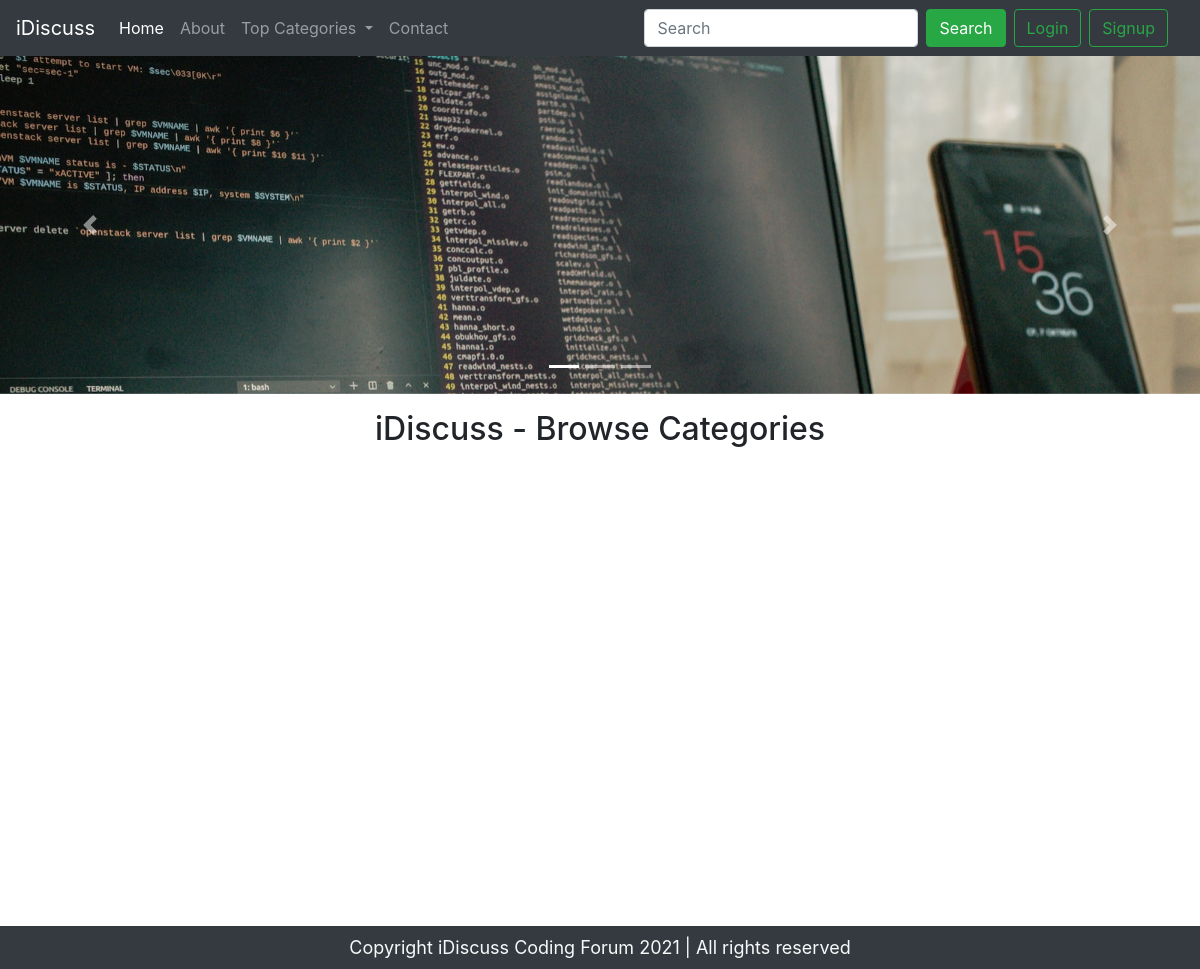
Before: / with the older database file.
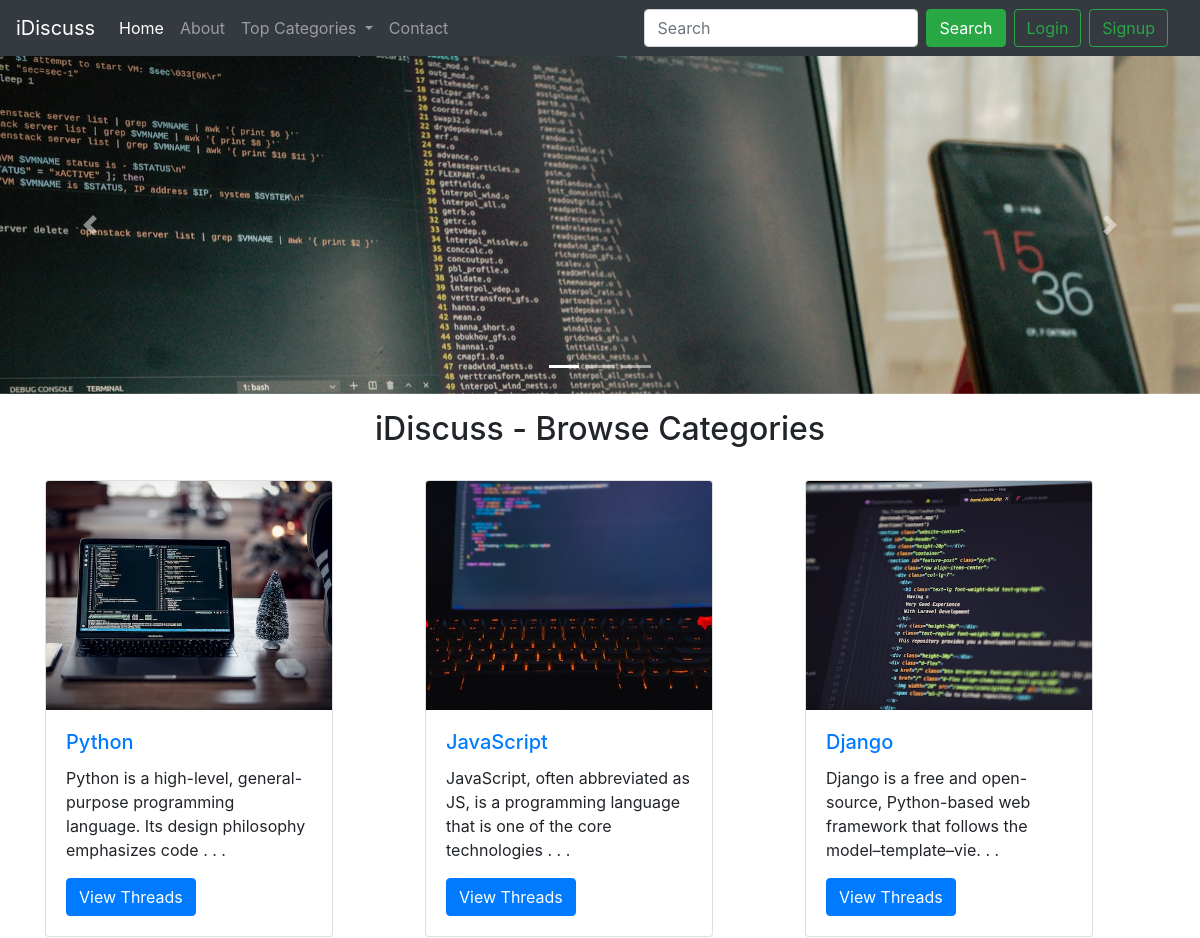
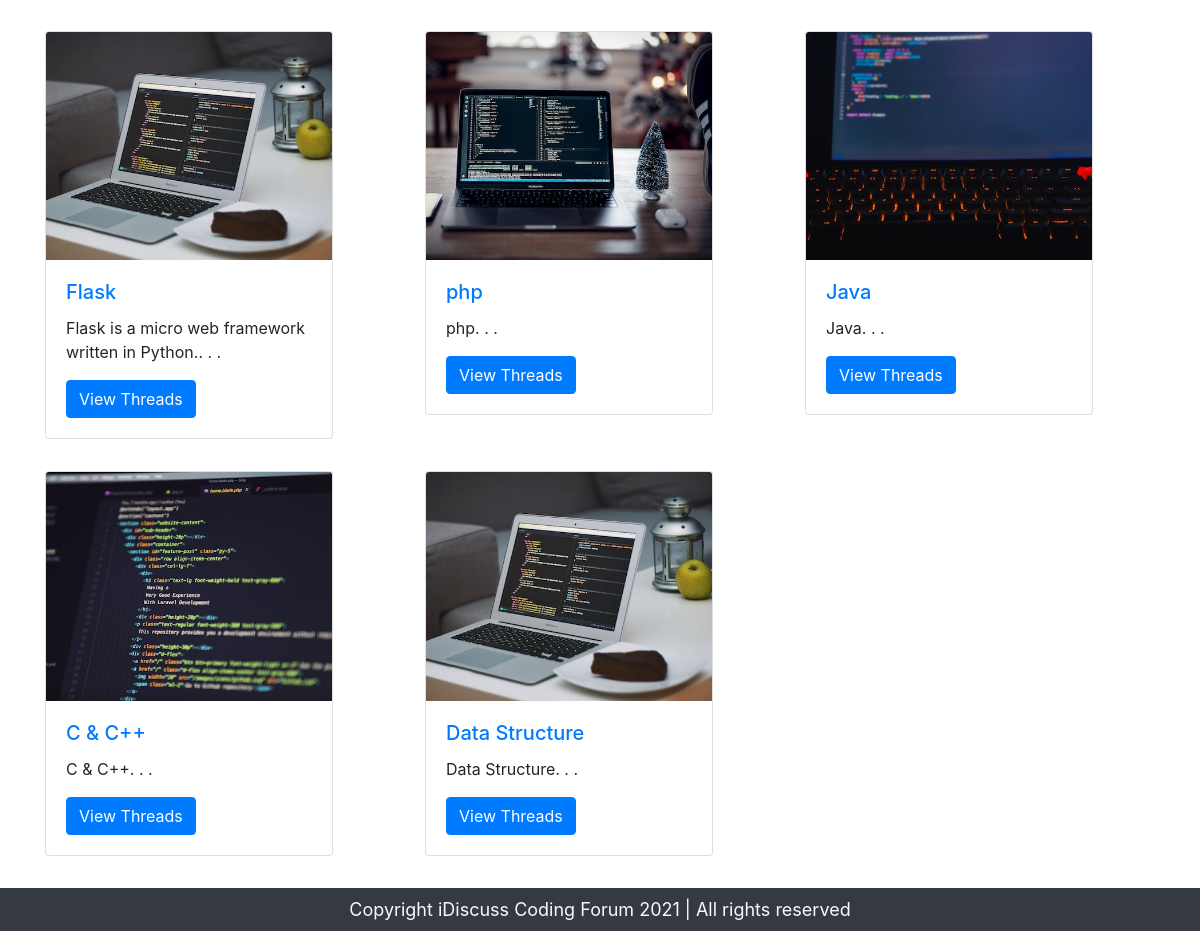
After: the same page with the newer database file (2 pictures, top to bottom).
### tables this page shows
CREATE TABLE `categories` (
  `category_id` int(11) NOT NULL,
  `category_name` varchar(255) NOT NULL,
  `category_description` varchar(255) NOT NULL,
  `created` datetime NOT NULL DEFAULT current_timestamp()
);

### index.php (the view, shortened to what this page needs)
<!doctype html>
<html lang="en">
<head>
    <link rel="stylesheet" href="https://cdn.jsdelivr.net/npm/bootstrap@4.6.2/dist/css/bootstrap.min.css">
</head>
<body>
    <?php include 'partials/_dbconnect.php'; ?>
    <?php include 'partials/_header.php'; ?>
    <div id="carouselExampleIndicators" class="carousel slide" data-ride="carousel">
        <ol class="carousel-indicators">
            <li data-target="#carouselExampleIndicators" data-slide-to="0" class="active"></li>
            <li data-target="#carouselExampleIndicators" data-slide-to="1"></li>
            <li data-target="#carouselExampleIndicators" data-slide-to="2"></li>
        </ol>
        <div class="carousel-inner">
            <div class="carousel-item active">
                <img src="images/slider-1.jpg" class="d-block w-100" alt="...">
            </div>
        </div>
        <button class="carousel-control-prev" type="button" data-target="#carouselExampleIndicators" data-slide="prev">
            <span class="carousel-control-prev-icon" aria-hidden="true"></span>
        </button>
        <button class="carousel-control-next" type="button" data-target="#carouselExampleIndicators" data-slide="next">
            <span class="carousel-control-next-icon" aria-hidden="true"></span>
        </button>
    </div>
    <div class="container my-3" style="min-height: 500px;">
        <h2 class="text-center my-3">iDiscuss - Browse Categories</h2>
        <div class="row">
            <?php
            $sql = "SELECT * FROM `categories`";
            $result = mysqli_query($conn, $sql);
            while ($row = mysqli_fetch_assoc($result)) {
                echo '<div class="col-md-4 my-3">
                        <div class="card" style="width: 18rem;">
                            <img src="images/card-'.$row['category_id'].'.jpg" class="card-img-top"
                                alt="...">
                            <div class="card-body">
                                <h5 class="card-title"><a href="threadlist.php?catid='.$row['category_id'].'">' . $row['category_name'] . '</a></h5>
                                <p class="card-text">' . substr($row['category_description'], 0, 100) . '. . . </p>
                                <a href="threadlist.php?catid='.$row['category_id'].'" class="btn btn-primary">View Threads</a>
                            </div>
                        </div>
                    </div>';
            }
            ?>
        </div>
    </div>
    <?php include 'partials/_footer.php'; ?>
</body>
</html>

### partials/_header.php (shortened to what this page needs)
<?php
echo '<nav class="navbar navbar-expand-lg navbar-dark bg-dark">
<a class="navbar-brand" href="/forum">iDiscuss</a>
<button class="navbar-toggler" type="button" data-toggle="collapse" data-target="#navbarSupportedContent" aria-controls="navbarSupportedContent" aria-expanded="false" aria-label="Toggle navigation">
    <span class="navbar-toggler-icon"></span>
</button>
<div class="collapse navbar-collapse" id="navbarSupportedContent">
    <ul class="navbar-nav mr-auto">
        <li class="nav-item active">
            <a class="nav-link" href="index.php">Home <span class="sr-only">(current)</span></a>
        </li>
        <li class="nav-item">
            <a class="nav-link" href="about.php">About</a>
        </li>
        <li class="nav-item dropdown">
            <a class="nav-link dropdown-toggle" href="#" role="button" data-toggle="dropdown" aria-expanded="false">
               Top Categories
            </a>
            <div class="dropdown-menu">';
echo '</div>
        </li>
        <li class="nav-item">
            <a class="nav-link" href="contact.php">Contact</a>
        </li>
    </ul>
    <div class="row mx-2">';
if (isset($_SESSION['loggedin']) && $_SESSION['loggedin'] == true) {
    echo '<form class="form-inline my-2 my-lg-0" method="get" action="search.php">
          <input class="form-control mr-sm-2" name="search" type="search" actiion="search.php" placeholder="Search" aria-label="Search">
          <button class="btn btn-success my-2 my-sm-0" type="submit">Search</button>
            <p class="text-light my-0 mx-2">Welcome ' . $_SESSION['useremail'] . ' </p>
            <a href="partials/_logout.php" class="btn btn-outline-success ml-2">Logout</a>
            </form>';
} else {
    echo '<form class="form-inline my-2 my-lg-0">
          <input class="form-control mr-sm-2" type="search" placeholder="Search" aria-label="Search">
          <button class="btn btn-success my-2 my-sm-0" type="submit">Search</button>
          </form>
          <button class="btn btn-outline-success ml-2" data-toggle="modal" data-target="#loginModal">Login</button>
          <button class="btn btn-outline-success mx-2" data-toggle="modal" data-target="#signupModal">Signup</button>';
}
echo
'</div>
</div>
</nav>';

### partials/_footer.php
<div class="container-fluid bg-dark text-light">
    <p class="text-center mb-0 py-2" style="font-size: large;">Copyright iDiscuss Coding Forum 2021 | All rights reserved</p>
</div>

Changed rows visible on the page:
added categories: category_name "Python", category_description "Python is a high-level, general-purpose programming language. Its design philosophy emphasizes code"
added categories: category_name "JavaScript", category_description "JavaScript, often abbreviated as JS, is a programming language that is one of the core technologies"
added categories: category_name "Django", category_description "Django is a free and open-source, Python-based web framework that follows the model–template–vie"
added categories: category_name "Flask", category_description "Flask is a micro web framework written in Python."
added categories: category_name "php", category_description "php"
added categories: category_name "Java", category_description "Java"
added categories: category_name "C & C++", category_description "C & C++"
added categories: category_name "Data Structure", category_description "Data Structure"
